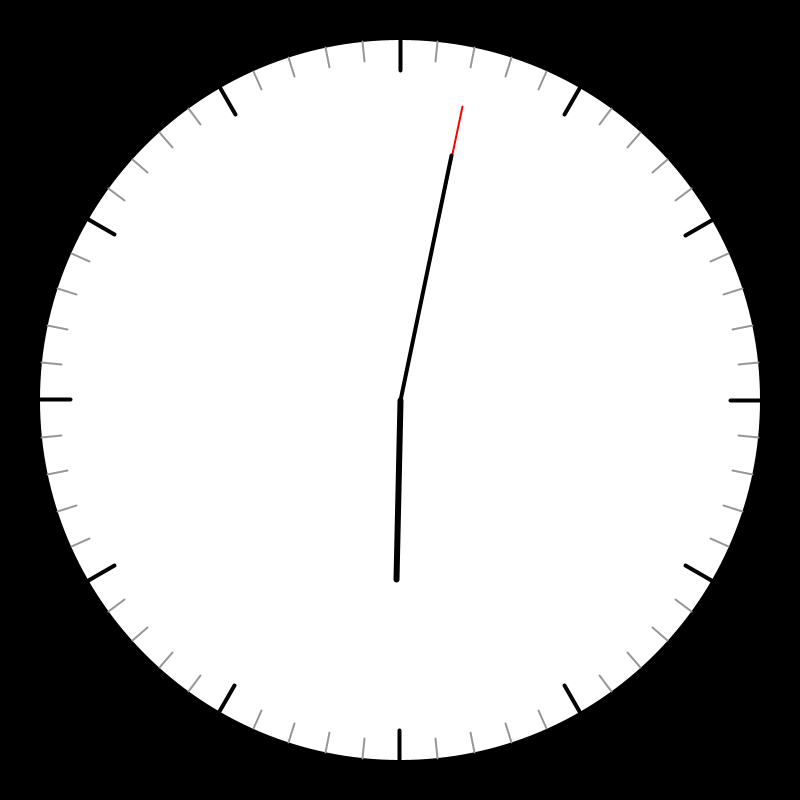
Frame 1 (no input)
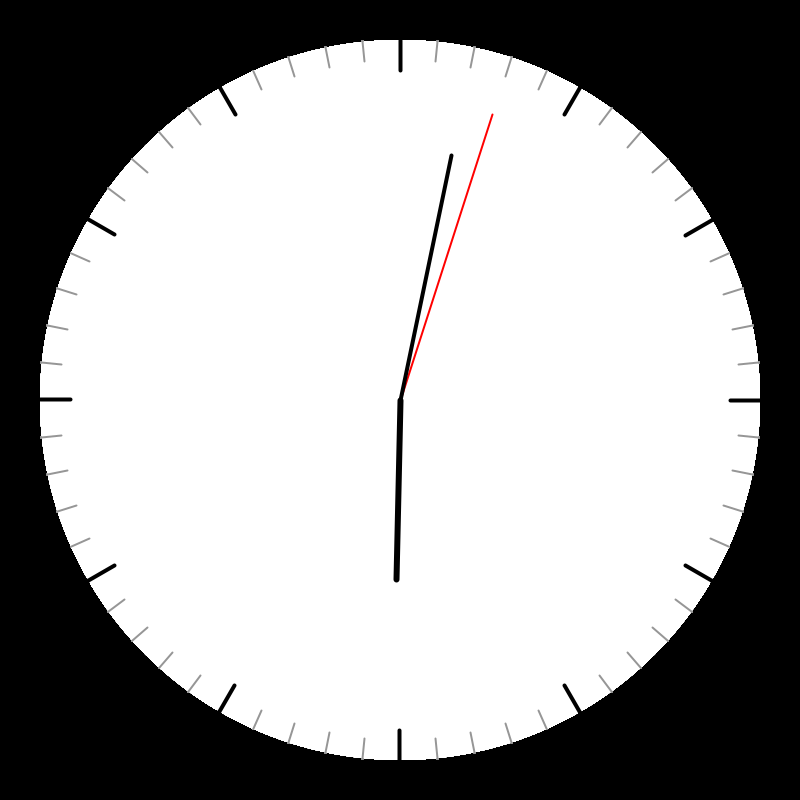
Frame 60 (the mouse pressed at the canvas centre just before this capture)
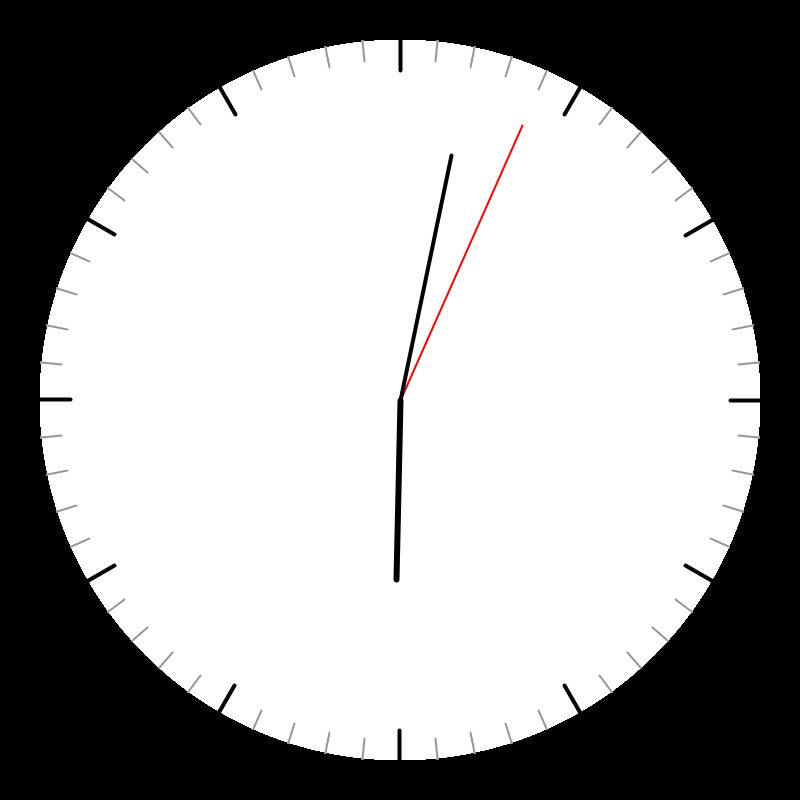
Frame 120 (the mouse held since frame 60 and released just before this capture)

The Processing sketch that drew these frames (run headless with seeded random() and noise(); from frame 60 on, the mouse is pressed at the canvas centre):

// Processing sketch: clock
// ── clock.pde
void setup() {
  size(800, 800); 
  background(0);
}

void draw() {
  pushMatrix();
  translate(0, 0);
  noStroke();
  fill(255);
  circle(width * 0.5 , height*0.5,width-80);
  popMatrix();
  pushMatrix();
  strokeWeight(2); 
  translate(width * 0.5 , height * 0.5);
  

  // 60개 마커 그리기
  for (int maker = 0; maker < 60; maker++) {
    float angle = TWO_PI / 60 * maker; // 각 마커의 각도 (라디안 단위)
    float x1 = cos(angle) * 360;
    float y1 = sin(angle) * 360;
    float x2 = (maker % 5 == 0) ? cos(angle) * 330 : cos(angle) * 340;
    float y2 = (maker % 5 == 0) ? sin(angle) * 330 : sin(angle) * 340;

    stroke(maker % 5 == 0 ? 0 : 150); 
    strokeWeight(maker % 5 == 0 ? 4 : 2);
    line(x1, y1, x2, y2);
  }


  int hr = hour();
  int min = minute();
  int sec = second();


  float secAngle = map(sec, 0, 60, 0, TWO_PI) - HALF_PI;
  stroke(255, 0, 0); 
  strokeWeight(2);
  line(0, 0, cos(secAngle) * 300, sin(secAngle) * 300);


  float minAngle = map(min, 0, 60, 0, TWO_PI) - HALF_PI;
  stroke(0); 
  strokeWeight(4);
  line(0, 0, cos(minAngle) * 250, sin(minAngle) * 250);


  float hrAngle = map(hr + min / 60.0, 0, 12, 0, TWO_PI) - HALF_PI;
  stroke(0); // 검정색
  strokeWeight(6);
  line(0, 0, cos(hrAngle) * 180, sin(hrAngle) * 180);
  
   popMatrix();
}
